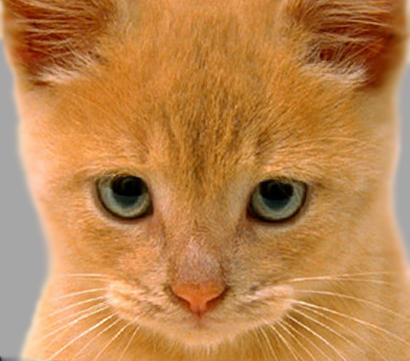
#> input picture data/cat.bmp, 410 x 361 px
$ jupyter execute Hybrid_images.ipynb
#> lines starting #> are read from the running program, lines starting #| are printed output that depends on the picture
# Hybrid Images

## Introduction
Hybrid images was proposed in the SIGGRAPH 2006 [paper](https://www.researchgate.net/publication/220184425_Hybrid_images) by Oliva, Torralba, and Schyns. [Here](http://olivalab.mit.edu/hybridimage.htm) is the webpage of their work.

Hybrid images are static images that change in interpretation as a function of the viewing distance. The basic idea is that high frequency tends to dominate perception when it is available, but, at a distance, only the low frequency (smooth) part of the signal can be seen. By blending the high frequency portion of one image with the low-frequency portion of another, you get a hybrid image that leads to different interpretations at different distances.

Low-frequency parts of the image can be understood as "contours", such as the shape of the face. "high attached microdermabrasion" 微晶磨皮

The high-frequency parts of the image can be understood as "details", such as wrinkles and spots on the face.

Therefore, we often say that the low-frequency part of the image is obtained after the image is blurred, and the image is sharpened to make the high-frequency information of the image more.

## Basic steps

The overall idea of the implementation is simple-superimpose a picture with only low-frequency information and an image with only high-frequency information. Specific steps are as follows:

1. Prepare low-frequency filters (usually Gaussian blur filter).
2. Convolution of each dimension of the first image with Gaussian filter.
3. Convolution of each dimension of the second image with Gaussian filter, and subtract the filtered image from the original image to obtain the high-frequency image. ! NOTE that the Gaussian filter in this step may have different standard deviation from the above one. You need to try different values to produce satisfatory results.
4. Add the two processed images to get a hybrid image.

## Implementation details

### 1. Read a pair of images and alignment

Read a pair of images. You can use the the given images for test, but for submission, you have to use your own images. The image pair should be well aligned for satisfatory results. You need to mannualy select two points on each image and calculate the rotation and scaling parameters.

For example, the above cat and dog are not aligned. We need to rotate and scale the dog image to align with the cat. We select the centers of the two eyes on the dog image, then we can caculate the rotation angle and the scaling factor.

This method exploys two points on each image. You need to think of appropriate steps to do the alignment. The following steps are just one possible way:

1. Select two points A1 and A2 on image A for alignement; and selcet two points B1 and B2 on image B;

2. Translate image B so that B1 is aligned with A1;

3. Rotate image B to make the line B1B2 have the same direction with line A1A2;

4. Scale image B, so that the distance between B1 and B2 is equal to the distance between A1 and A2;

5. Crop the images to make the two image have the same size.

Please write your code below to align your image pair. Note that, you can use OpenCV functions for rotation and scaling.

[cell 1]
import cv2
import numpy as np
import math
import matplotlib.pyplot as plt


def img_rotate(src, angel):
    """逆时针旋转图像任意角度

    Args:
        src (np.array): [原始图像]
        angel (int): [逆时针旋转的角度]

    Returns:
        [array]: [旋转后的图像]
    """
    h,w = src.shape[:2]
    center = (w//2, h//2)
    M = cv2.getRotationMatrix2D(center, angel, 1.0)
    # 调整旋转后的图像长宽
    rotated_h = int((w * np.abs(M[0,1]) + (h * np.abs(M[0,0]))))
    rotated_w = int((h * np.abs(M[0,1]) + (w * np.abs(M[0,0]))))
    M[0,2] += (rotated_w - w) // 2
    M[1,2] += (rotated_h - h) // 2
    # 旋转图像
    rotated_img = cv2.warpAffine(src, M, (rotated_w,rotated_h))

    return rotated_img

# for example, the two points on the first image are:
# p11 = [100, 200]
# p12 = [200, 200]

p11 = [130, 194]
p12 = [279, 194]


# and the corresponding two points on the second image are:
# p21 = [120, 190]
# p22 = [190, 220]

p21 = [122, 187]
p22 = [284, 201]

# TODO: write your own code to calculate the rotation and scaling parameter
cat = cv2.imread('./data/cat.bmp')   #shape: (361, 410, 3)
#> cat is the input picture: shape (361, 410, 3); mean B, G, R 77.1, 132.5, 188.3
dog = cv2.imread('./data/dog.bmp')   #shape: (361, 410, 3)
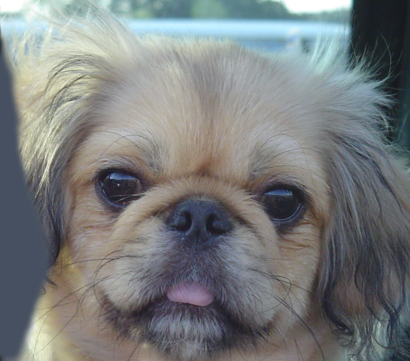
#> input picture data/dog.bmp, 410 x 361 px
#> dog is the input picture: shape (361, 410, 3); mean B, G, R 125, 124.5, 121.2
# print(cat.shape, dog.shape)
h1, w1, c1 = cat.shape
#> h1 = 361; w1 = 410; c1 = 3
h2, w2, c2 = dog.shape
#> h2 = 361; w2 = 410; c2 = 3
cx1 = (p11[0] + p12[0]) / 2  #第一张图像两个点的横坐标之和/2
cy1 = (p11[1] + p12[1]) / 2  #第一张图像两个点的纵坐标之和/2
cx2 = (p21[0] + p22[0]) / 2
cy2 = (p21[1] + p22[1]) / 2
# 注:x轴是横向的,y轴是纵向的
tx = np.round((w1 / 2 - cx1) * 2)  #获得两点中心的横坐标与图像中心的差,然后乘2
#> tx = 1
if tx > 0:  #大于0,说明图像中心的横坐标位于两点中心的右方.则前面需要填充
    img1 = np.pad(cat, ((0,0),(int(tx), 0),(0,0)),'edge')
else:       #小于0,说明图像中心的横坐标位于两点中心的前方,则后面需要填充
    img1 = np.pad(cat, ((0,0),(0, int(-tx)),(0,0)),'edge')
ty = np.round((h1 / 2 - cy1) * 2)  #获得两点中心的纵坐标与图像中心的差,然后乘2
#> ty = -27
if ty > 0: #大于0,说明图像中心的纵坐标位于两点中心的下方,则上面需要填充
    img1 = np.pad(img1, ((int(ty),0),(0,0),(0,0)),'edge')
else:      #小于0,说明图像中心的纵坐标位于两点中心的上方,则下面需要填充
    img1 = np.pad(img1, ((0,int(-ty)),(0,0),(0,0)),'edge')
#> img1: shape (388, 411, 3)
tx = np.round((w2 / 2 - cx2) * 2)
#> tx = 4
if tx > 0:
    img2 = np.pad(dog, ((0,0),(int(tx), 0),(0,0)),'edge')
else:
    img2 = np.pad(dog, ((0,0),(0, int(-tx)),(0,0)),'edge')
ty = np.round((h2 / 2 - cy2) * 2)
if ty > 0:
    img2 = np.pad(img2, ((int(ty),0),(0,0),(0,0)),'edge')
else:
    img2 = np.pad(img2, ((0,int(-ty)),(0,0),(0,0)),'edge')
#> img2: shape (388, 414, 3)


# TODO: apply the rotation and scaling on the image
#scale
len1 = np.sqrt((p12[0] - p11[0]) ** 2 + (p12[1] - p11[1]) ** 2)
len2 = np.sqrt((p22[0] - p21[0]) ** 2 + (p22[1] - p21[1]) ** 2)
dscale = len2 / len1
if dscale < 1:
    img1 = cv2.resize(img1, None, fx=dscale, fy=dscale, interpolation=cv2.INTER_LINEAR)
else:
    img2 = cv2.resize(img2, (380,356),fx = 1./dscale, fy = 1./dscale ,interpolation=cv2.INTER_LINEAR)
#> img2: shape (356, 380, 3)
#rotation
theta1 = math.atan2(-(p12[1] - p11[1]), p12[0] - p11[0])
theta2 = math.atan2(-(p22[1] - p21[1]), p22[0] - p21[0])
dtheda = theta2 - theta1
img1 = img_rotate(img1, dtheda * 180 / np.pi)
#> in img_rotate, `rotated_img = cv2.warpAffine(src, M, (rotated_w,rotated_h))`:
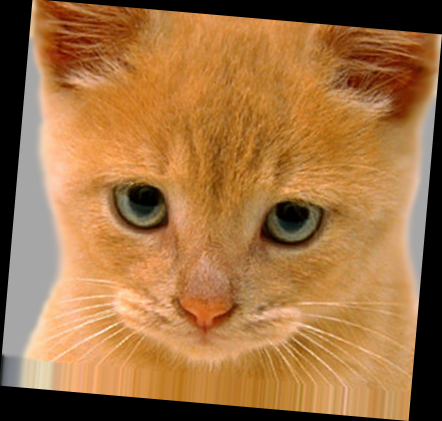
#> rotated_img: shape (421, 442, 3); mean B, G, R 66.7, 114.5, 162.1
#crop
h1, w1, _ = img1.shape
#> h1 = 421; w1 = 442
h2, w2, _ = img2.shape
#> h2 = 356; w2 = 380
minw = min(w1, w2)
#> minw = 380
brd = (max(w1, w2) - minw) / 2
#> brd = 31

if minw == w1: #crop img2
    img2 = img2[:,int(np.ceil(brd)+1):(w2-int(np.floor(brd))),:]
    tx = tx - np.ceil(brd)
else: #crop img1
    img1 = img1[:, int(np.ceil(brd)+1):(w1-int(np.floor(brd))),:]
#> img1: shape (421, 379, 3)
    tx = tx + np.ceil(brd)
minh = min(h1, h2)
brd = (max(h1, h2) - minh) / 2
if minh == h1: #crop img2
    img2 = img2[int(np.ceil(brd)+1):(h2-int(np.floor(brd))),:,:]
    ty = ty - np.ceil(brd)
else:
    img1 = img1[int(np.ceil(brd)+1):(h1-int(np.floor(brd))),:,:]
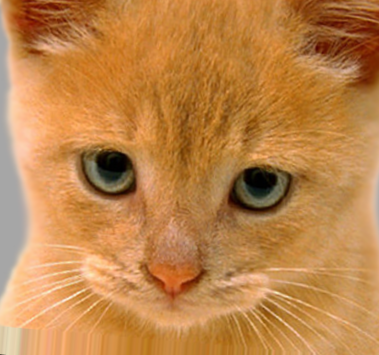
#> img1: shape (355, 379, 3); mean B, G, R 74.1, 132.8, 190.9
    ty = ty + np.ceil(brd)


img1 = cv2.resize(img1, (img2.shape[1],img2.shape[0]), interpolation = cv2.INTER_AREA)
#> img1: shape (356, 380, 3)
# print(img1.shape,img2.shape)

plt.subplot(121)
plt.xticks([]),plt.yticks([])
plt.title('img1')
plt.imshow(img1[:,:,::-1])
plt.subplot(122)
plt.xticks([]),plt.yticks([])
plt.title('img2')
plt.imshow(img2[:,:,::-1])
plt.show()
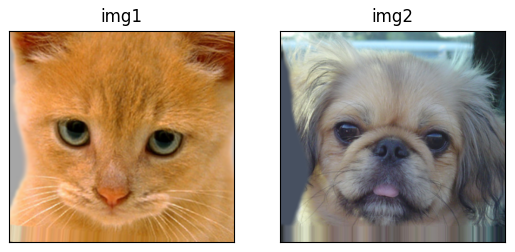
#> figure drawn by matplotlib, 2 panels
# [6 lines of commented-out code are left out]

### 2. Make Gaussian filters
You need to make your own Gaussian filters even the OpenCV has provided you with some easy to use functions as follows.

[cell 2]
# import cv2
# out = cv2.GaussianBlur(in, 0, 4)

When you make your own Gaussian filter, you have to specify the filter size (usually odd number) and the standard deviation. In OpenCV, if the kernerl size is given but the standard deviation $\sigma$ is not given, then $\sigma$ can be determined according to:
$$
\sigma = 0.3*((ksize-1)*0.5 - 1) + 0.8
$$
If the $\sigma$ is given but the kernel size is not given, then the kernel size can be se to $6\sigma$ or $8\sigma$ (usually an odd number), as we have discussed in the lecture that $[-3\sigma, 3\sigma]$ of a Gaussian function captures 99.7% of the energy.

This [blog](https://www.cnblogs.com/shine-lee/p/9671253.html) gives a detailed discussion on the selection of kernel size and $\sigma$.

Please finish the following function to generate your Gaussian filter:

**NOTE!!!! The sum of the kernel weights should be 1.**

[cell 3]
def MakeGaussianFilter(size=5,sigma=2.5):
#> called with size = 31, sigma = 25
    filter = np.zeros((size,size), dtype=np.float64)
    p = size // 2
    for x in range(-p, -p + size):
        for y in range(-p, -p + size):
            filter[y+p, x+p] = np.exp(-(x**2+y**2)/(2*(sigma**2)))
    filter /= (sigma * np.sqrt(2 * np.pi))
    filter /= filter.sum()
    return filter

### 3. Padding your images

We will use zero-padding to keep the filtered image having the same size with the input image. The padding should be half size of your filter kernel. For example, the following figure shows a 3x3 filter and a 5x5 input image. With padding on the top, bottom, left and right with 1 row/column zeros (note, the filter size 3 divided by 2, therefore the padding is 1, 3//2=1), the filtered image has the same size of the input (5x5). If your filter size is, for example 21x21, then the padding should be 10 rows/columns of zeros on each of the 4 boarders.

[cell 4]
def Padding(im, pad):
    h, w, c = im.shape
    out = np.zeros((h + 2*pad, w + 2*pad, c),dtype=np.float64)
    out[pad:pad+h, pad:pad+w] = im.copy().astype(np.float64)
    return out

### 4. Convolution

Write your own code for the 2D convolution function. Use a filter to convolve on an image (RGB image).

For just this assignment, you are forbidden from using any Numpy, Scipy, OpenCV, or other preimplemented functions for filtering. You are allowed to use basic matrix operations like np.shape, np.zeros, and np.transpose. This limitation will be lifted in future assignments, but for now, you should use for loops or Numpy vectorization to apply a kernel to each pixel in the image.

[cell 5]
def Convolution2D(im, filter):
    h, w, c = im.shape
    size = filter.shape[0]
    p = filter.shape[0] // 2
    img = Padding(im, p)
    tmp = img.copy()
    for y in range(h):
        for x in range(w):
            for ci in range(c):
                img[p+y,p+x,ci] = np.sum(filter * tmp[y:y+size,x:x+size,ci])
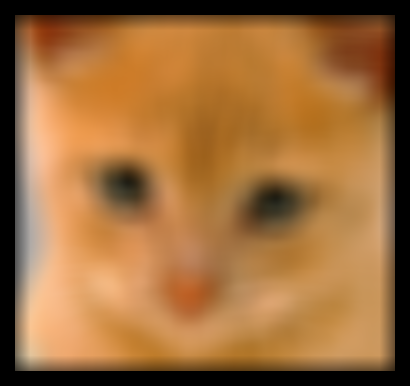
#> img: shape (386, 410, 3) float64; mean B, G, R 60, 108.5, 156.6
    img = img[p:p+h,p:p+w].astype(np.uint8)
#> img: shape (356, 380, 3)
    return img

### 5. Filter your images and make hybrid image

Make a Gaussian filter to convolve on image A, get the blured image A'. Make another Gaussian filter to convolve on image B, and substract the result from the original B, get the detail image B'. Add A' and B' to get the hybrid image.

NOTE! You may have to try different values for the standard deviation in Gaussian filters to get satifactory results.

[cell 6]
# TODO:
import numpy as np
filter = MakeGaussianFilter(size=31,sigma=25)
img1_G = Convolution2D(img1, filter)
filter1 = MakeGaussianFilter(size=31,sigma=15)
img2_G = Convolution2D(img2, filter1)
#> after the loop in Convolution2D (call 2), `for y in range(h):`:
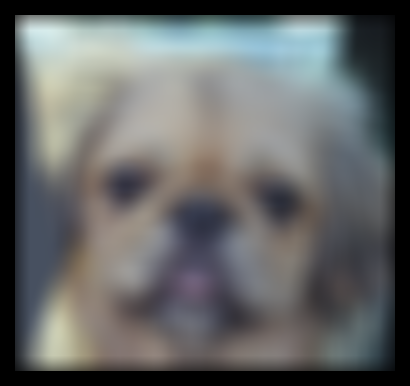
#> img: shape (386, 410, 3) float64; mean B, G, R 102.1, 102, 99.9

img1_G = np.clip(img1_G, 0, 255)
img2_G = np.clip(img2_G, 0, 255)

#对img2做Laplacian of Gaussian
img2_G_ = cv2.subtract(img2, img2_G)
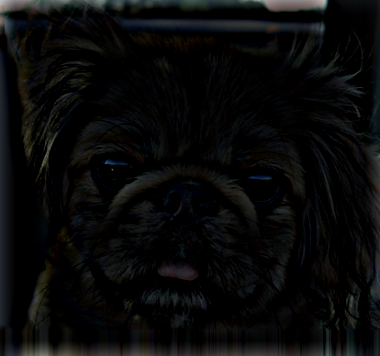
#> img2_G_: shape (356, 380, 3); mean B, G, R 9.6, 9.5, 9

#将img1_G与img2_L相加
hybrid_img = cv2.addWeighted(img1_G, 0.6, img2_G_,1.5, 0)
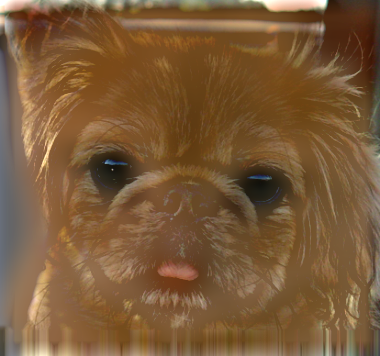
#> hybrid_img: shape (356, 380, 3); mean B, G, R 56.2, 90.1, 123.1


plt.xticks([]),plt.yticks([])
plt.imshow(hybrid_img[:,:,::-1])
plt.show()


# [7 lines of commented-out code are left out]

### 6. Make Gaussian pyramid to show your hybrid image

Use Gaussian filter to build up a Gaussian pyramid. The lower level image in the pyramid should exhibit high frequency information (details); while the higher level image in the pyramid should exhibit low frequency information.

[cell 7]
# TODO:
import cv2
import numpy as np
import matplotlib.pyplot as plt

lower = hybrid_img.copy()

scales = 5
scales_factor = 0.5
padding = 5
original_h, original_w, c = hybrid_img.shape
output = lower[:]
cur_image = lower[:]

for i in range(1, scales):
    output = np.concatenate((output, np.ones((original_h, padding, c), dtype=np.uint8) * 255), axis=1)
    cur_image = cv2.resize(cur_image, None, fx=scales_factor, fy=scales_factor, interpolation=cv2.INTER_LINEAR)
    tmp = np.concatenate((np.ones((original_h - cur_image.shape[0], cur_image.shape[1], c), dtype=np.uint8) * 255,cur_image), axis=0)
    output = np.concatenate((output, tmp), axis = 1)
#> this loop made 4 passes
#> pass 1, `tmp = np.concatenate((np.ones((original_h - cur_image.shape[0], cur_im..`:
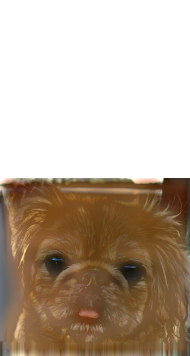
#> tmp: shape (356, 190, 3); mean B, G, R 155.7, 172.6, 189.1
#> after the loop:
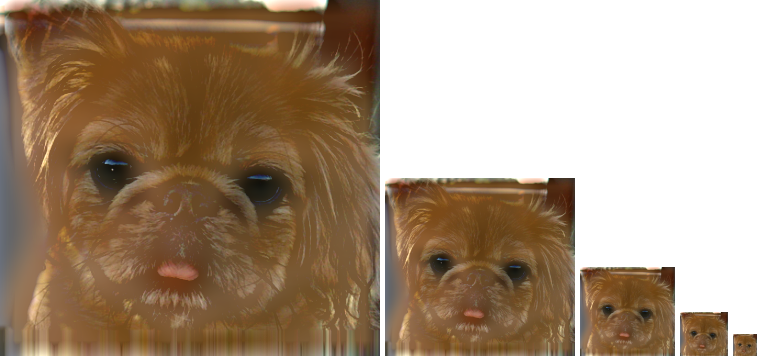
#> output: shape (356, 757, 3); mean B, G, R 122.1, 144.8, 166.8
    # cv2.imshow(str(i), tmp)

plt.imshow(output[:,:,::-1])
plt.xticks([]),plt.yticks([])
plt.show()
# [4 lines of commented-out code are left out]
